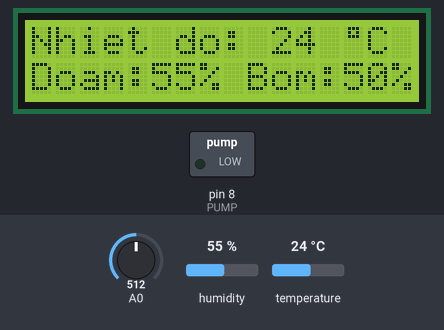
This sketch was run on a simulated Arduino Uno, built with avr-gcc and run on an emulated ATmega328P. Parts: 16×2 character LCD, switched loads named in the sketch (green lamp = pin HIGH). Inputs (shaded band) come from the test bench; at power-on: temperature 24 °C, A0 = 512, humidity 55 %.

Above: at 1.2 s.
1.3 s: temperature set to 11 °C
At 3.6 s:
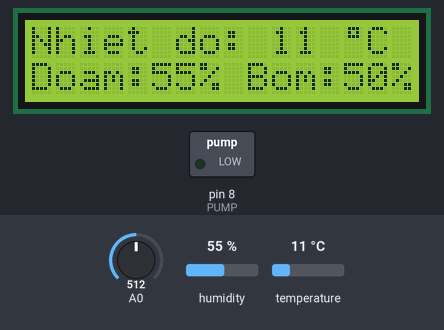
4.0 s: temperature set to 8 °C
At 5.1 s:
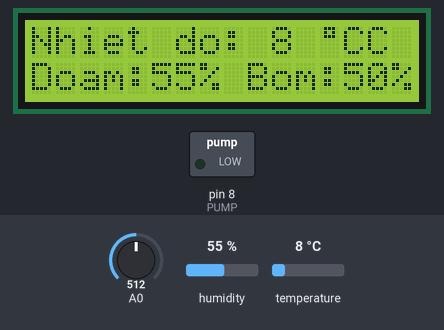
6.2 s: A0 set to 547
At 7.3 s:
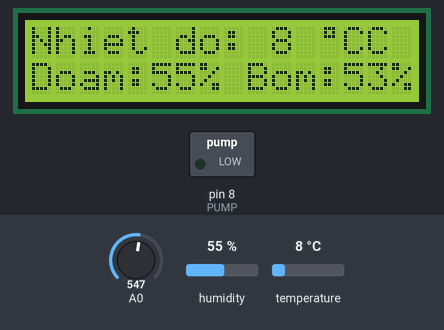
8.0 s: A0 set to 575
At 9.1 s:
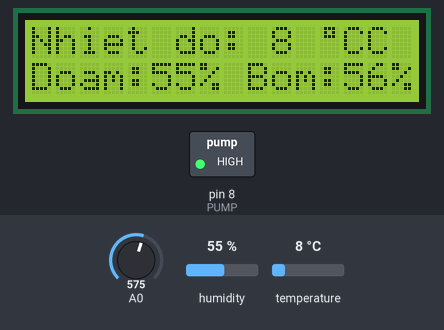
9.8 s: temperature set to 12 °C
At 12.3 s:
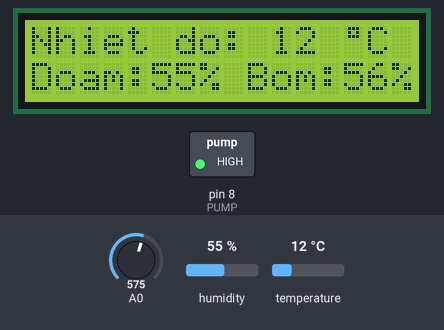
12.9 s: humidity set to 22 %
At 15.0 s:
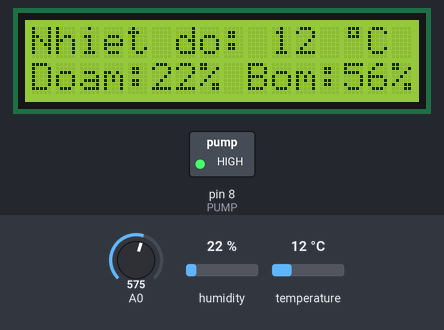
Timing chart, 0 to 16.1 s (numbered marks = the images above; inputs shaded):
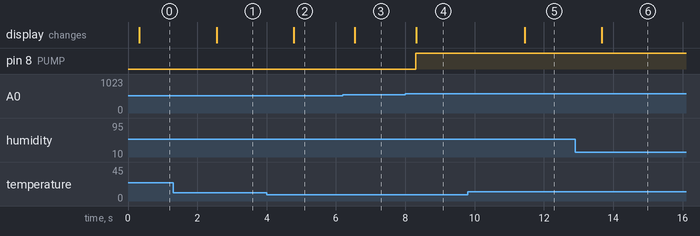

Measured:
- the behaviour switches between 10 and 9 °C on temperature (found by bisection; images 1 and 2)
- the behaviour switches between 563 and 564 on A0 (found by bisection; images 3 and 4)
- after the input at 1.3 s, the display: changes after 1.3 s (image 1)
- after the input at 4.0 s, the display: changes after 0.79 s (image 2)
- after the input at 6.2 s, the display: changes after 0.34 s (image 3)
- after the input at 8.0 s, pin 8 (PUMP): LOW → HIGH after 0.30 s; the display: changes after 0.32 s (image 4)
- after the input at 9.8 s, the display: changes after 1.6 s (image 5)
- after the input at 12.9 s, the display: changes after 0.77 s (image 6)

The sketch:

lcd_dht.ino
```cpp
#include <DHT.h>
#include <Wire.h>
#include <LiquidCrystal_I2C.h>

LiquidCrystal_I2C lcd(0x27,16,2);

const int DHTPIN = 2;
int PUMP = 8;
const int DHTTYPE = DHT11;
DHT dht(DHTPIN, DHTTYPE);

byte degree[8] = {
  0B01110,
  0B01010,
  0B01110,
  0B00000,
  0B00000,
  0B00000,
  0B00000,
  0B00000
};

void setup() {
  pinMode(PUMP, OUTPUT);
  lcd.begin();
  lcd.backlight();

  lcd.print("Nhiet do: ");
  lcd.setCursor(0,1);
  lcd.print("Doam:");

  lcd.createChar(1, degree);

  dht.begin();
}

void loop() {
  float h = dht.readHumidity();
  float t = dht.readTemperature();
  int voltage = analogRead(A0);
  float threshold = 0;
  int a = 0;
  delay(200);
  threshold = (float(voltage)/1024)*100;
  a = threshold;
  if(h <= a)
  {
    digitalWrite(PUMP, HIGH);
  }
  else
  {
    digitalWrite(PUMP, LOW);
  }
  if (isnan(t) || isnan(h)) { // Kiểm tra xem thử việc đọc giá trị có bị thất bại hay không
  }
  else {
    lcd.setCursor(10,0);
    lcd.print(round(t));
    lcd.print(" ");
    lcd.write(1);
    lcd.print("C");

    lcd.setCursor(5,1);
    lcd.print(round(h));
    lcd.setCursor(7,1);
    lcd.print("% ");
    lcd.setCursor(9,1);
    lcd.print("Bom:");
    if(a<10)
    {
      lcd.print("0");
      lcd.print(a);
    }
    else
    {
      lcd.print(a);
    }
    lcd.setCursor(15,1);
    lcd.print("% ");
  }
}
```
